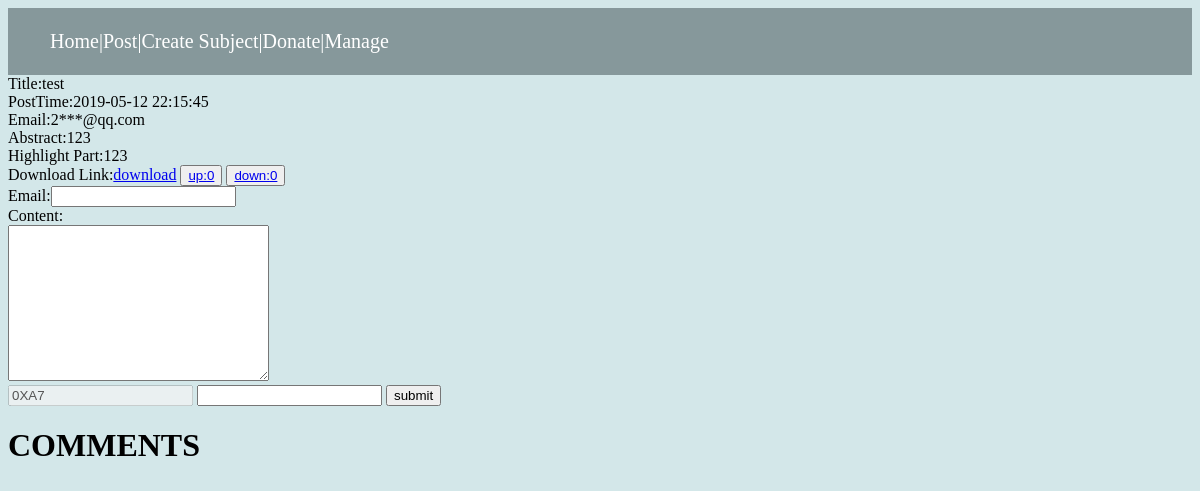
The app's page /article/9 with its own data.
### model.py (models this page shows, shortened)
class Article(db.Model):
    __tablename__ = 'article'
    id = db.Column(db.Integer,primary_key=True)
    title = db.Column(db.Text)
    user_id = db.Column(db.Text,db.ForeignKey('user.id'))
    subject_id = db.Column(db.Integer,db.ForeignKey('subject.id'))
    abstract = db.Column(db.Text)
    highlight_part = db.Column(db.Text)
    postTime = db.Column(db.Text)
    accessNum = db.Column(db.Integer,default=0)
    commentNum = db.Column(db.Integer,default=0)
    upvoteNum = db.Column(db.Integer,default=0)
    downvoteNum = db.Column(db.Integer,default=0)
    hided = db.Column(db.Integer,default=0)
    dl_link = db.Column(db.Text)
    comments = db.relationship('Comment')
    user = db.relationship('User', lazy='subquery')

class User(db.Model):
    __tablename__ = 'user'
    id = db.Column(db.Integer, primary_key=True)
    email = db.Column(db.Text)
    articles = db.relationship('Article')
    comments = db.relationship('Comment')

### app.py (the view)
@app.route('/article/<article_id>')
def article(article_id):
    article = articleService.find_by_id(article_id)
    user = userService.find_by_id(article.user_id)
    ip = ipService.find_ip_by_ip(request.remote_addr)
    aip = ipService.find_aip_both(article_id,ip.id)
    comments = commentService.find_by_articleid(article_id)
    comments.reverse()
    if aip is None:#第一次访问
        aip = ArticleIp(ip_id=ip.id,article_id=article_id,vote_state=0)
        ipService.insert(aip)
        articleService.addAccess(article)
    return render_template('article.html',article = article,user=user,comments=comments,flag=0)

### app.py (called while the page is built)
@app.before_request
def before_request():
    addr = request.remote_addr
    ip = ipService.find_ip_by_ip(addr)
    if ip is None:
        ip = IP(addr=addr, is_blocked=0)
        ipService.insert(ip)
    elif ip.is_blocked == 1:
        os.abort(403)

### services.py (called while the page is built)
    def find_by_id(self,id):
        article = Article.query.filter_by(id=id).first()
        return article

    def find_by_id(self,user_id):
        user = User.query.filter_by(id=user_id).first()
        return user

    def find_ip_by_ip(self,addr):
        ip = IP.query.filter_by(addr=addr).first()
        return ip

    def find_aip_both(self,article_id,ip_id):
        aip = ArticleIp.query.filter_by(article_id=article_id, ip_id=ip_id).first()
        return aip

    def find_by_articleid(self,article_id):
        return Comment.query.filter_by(article_id=article_id).all()

### templates/article.html (shortened to what this page needs)
{% extends "base.html" %}
{% block content %}
<div class="articlePage">
        Title:{{ article.title }}<br/>
        PostTime:{{ article.postTime }}<br/>
        Email:{{ user.email[0]+"***"+user.email[user.email.index('@'):] }}<br/>
        Abstract:{{ article.abstract }}<br/>
        Highlight Part:{{ article.highlight_part }}<br/>
        Download Link:<a href="../{{ article.dl_link }}">download</a>
        <button><a href="../upvote/{{ article.id }}">up:{{ article.upvoteNum }}</a></button>
        <button><a href="../downvote/{{ article.id }}">down:{{ article.downvoteNum }}</a></button>
 </div>
<div class="post comment" >
    <form action="/{{ article.id }}/comment" method="post"  id="form">
         Email:<input type="email" name="email" required><br/>
         Content:<br/> <textarea name="content" id="" cols="30" rows="10"></textarea><br/>
    </form>
    <input type="text" id="code" disabled>
    <input type="text" id="input">
    <button onclick="validate()">submit</button>
</div>
 <div class="comment" >
 <h1>COMMENTS</h1>
 </div>
{% endblock %}

### records on screen
Article: title "test", postTime "2019-05-12 22:15:45", abstract "123", highlight_part "123", upvoteNum "0", downvoteNum "0"
User: email "2***@qq.com"
